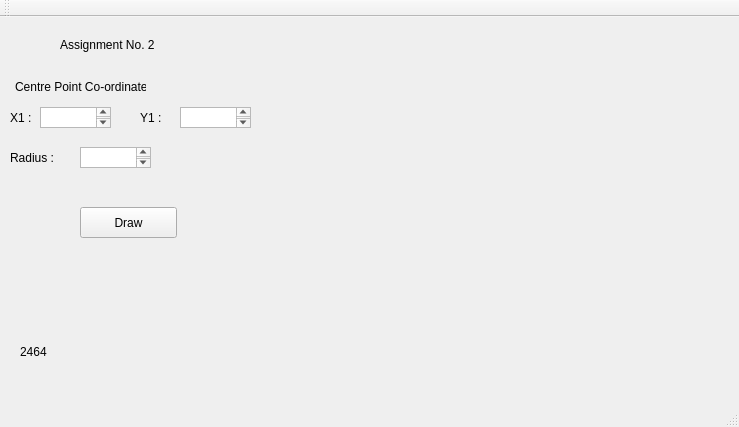
<?xml version="1.0" encoding="UTF-8"?>
<ui version="4.0">
 <class>MainWindow</class>
 <widget class="QMainWindow" name="MainWindow">
  <property name="geometry">
   <rect>
    <x>0</x>
    <y>0</y>
    <width>739</width>
    <height>427</height>
   </rect>
  </property>
  <property name="windowTitle">
   <string>MainWindow</string>
  </property>
  <widget class="QWidget" name="centralWidget">
   <widget class="QLabel" name="label">
    <property name="geometry">
     <rect>
      <x>10</x>
      <y>90</y>
      <width>31</width>
      <height>21</height>
     </rect>
    </property>
    <property name="text">
     <string>X1 :</string>
    </property>
   </widget>
   <widget class="QLabel" name="label_2">
    <property name="geometry">
     <rect>
      <x>140</x>
      <y>90</y>
      <width>21</width>
      <height>21</height>
     </rect>
    </property>
    <property name="text">
     <string>Y1 :</string>
    </property>
   </widget>
   <widget class="QLabel" name="label_3">
    <property name="geometry">
     <rect>
      <x>10</x>
      <y>130</y>
      <width>51</width>
      <height>21</height>
     </rect>
    </property>
    <property name="text">
     <string>Radius :</string>
    </property>
   </widget>
   <widget class="QPushButton" name="pushButton">
    <property name="geometry">
     <rect>
      <x>80</x>
      <y>190</y>
      <width>97</width>
      <height>31</height>
     </rect>
    </property>
    <property name="text">
     <string>Draw</string>
    </property>
    <property name="autoDefault">
     <bool>false</bool>
    </property>
    <property name="flat">
     <bool>false</bool>
    </property>
   </widget>
   <widget class="QTextEdit" name="textEdit">
    <property name="geometry">
     <rect>
      <x>40</x>
      <y>90</y>
      <width>71</width>
      <height>21</height>
     </rect>
    </property>
   </widget>
   <widget class="QTextEdit" name="textEdit_2">
    <property name="geometry">
     <rect>
      <x>180</x>
      <y>90</y>
      <width>71</width>
      <height>21</height>
     </rect>
    </property>
   </widget>
   <widget class="QTextEdit" name="textEdit_3">
    <property name="geometry">
     <rect>
      <x>80</x>
      <y>130</y>
      <width>71</width>
      <height>21</height>
     </rect>
    </property>
   </widget>
   <widget class="QLabel" name="label_4">
    <property name="geometry">
     <rect>
      <x>290</x>
      <y>30</y>
      <width>400</width>
      <height>300</height>
     </rect>
    </property>
    <property name="text">
     <string/>
    </property>
   </widget>
   <widget class="QLabel" name="label_5">
    <property name="geometry">
     <rect>
      <x>20</x>
      <y>325</y>
      <width>241</width>
      <height>21</height>
     </rect>
    </property>
    <property name="cursor">
     <cursorShape>UpArrowCursor</cursorShape>
    </property>
    <property name="mouseTracking">
     <bool>false</bool>
    </property>
    <property name="focusPolicy">
     <enum>Qt::ClickFocus</enum>
    </property>
    <property name="text">
     <string>2464</string>
    </property>
   </widget>
   <widget class="QLabel" name="label_6">
    <property name="geometry">
     <rect>
      <x>15</x>
      <y>60</y>
      <width>131</width>
      <height>20</height>
     </rect>
    </property>
    <property name="text">
     <string>Centre Point Co-ordinates:</string>
    </property>
   </widget>
   <widget class="QLabel" name="label_7">
    <property name="geometry">
     <rect>
      <x>60</x>
      <y>20</y>
      <width>111</width>
      <height>16</height>
     </rect>
    </property>
    <property name="text">
     <string>Assignment No. 2</string>
    </property>
   </widget>
  </widget>
  <widget class="QMenuBar" name="menuBar">
   <property name="geometry">
    <rect>
     <x>0</x>
     <y>0</y>
     <width>739</width>
     <height>25</height>
    </rect>
   </property>
  </widget>
  <widget class="QToolBar" name="mainToolBar">
   <attribute name="toolBarArea">
    <enum>TopToolBarArea</enum>
   </attribute>
   <attribute name="toolBarBreak">
    <bool>false</bool>
   </attribute>
  </widget>
  <widget class="QStatusBar" name="statusBar"/>
 </widget>
 <layoutdefault spacing="6" margin="11"/>
 <resources/>
 <connections/>
</ui>
